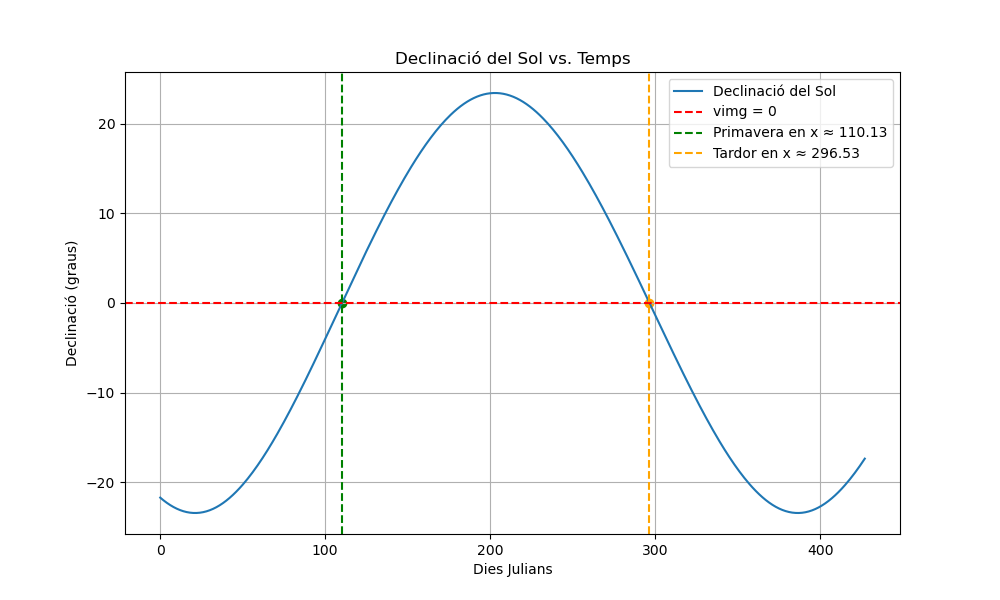

Write the Python code that produced this figure.
import matplotlib.pyplot as plt

# Llegir les dades de l'arxiu horizons.txt
data = []
with open('horizons.txt') as file:
    for line in file:
        x, y = map(float, line.split())
        data.append((x, y))

# Separar les dades en dues llistes
x_data, y_data = zip(*data)

# Valors interpolats de x
x_1 = 110.129205
x_2 = 296.530721

# Crear el gràfic
plt.figure(figsize=(10, 6))
plt.plot(x_data, y_data, label='Declinació del Sol')
plt.axhline(y=0, color='r', linestyle='--', label='vimg = 0')
plt.axvline(x=x_1, color='g', linestyle='--', label=f'Primavera en x ≈ {x_1:.2f}')
plt.axvline(x=x_2, color='orange', linestyle='--', label=f'Tardor en x ≈ {x_2:.2f}')
plt.scatter([x_1], [0], color='g')  # Primer punt interpolat
plt.scatter([x_2], [0], color='orange')  # Segon punt interpolat

# Afegir etiquetes i llegenda
plt.xlabel('Dies Julians')
plt.ylabel('Declinació (graus)')
plt.title('Declinació del Sol vs. Temps')
plt.legend()
plt.grid(True)
plt.show()
